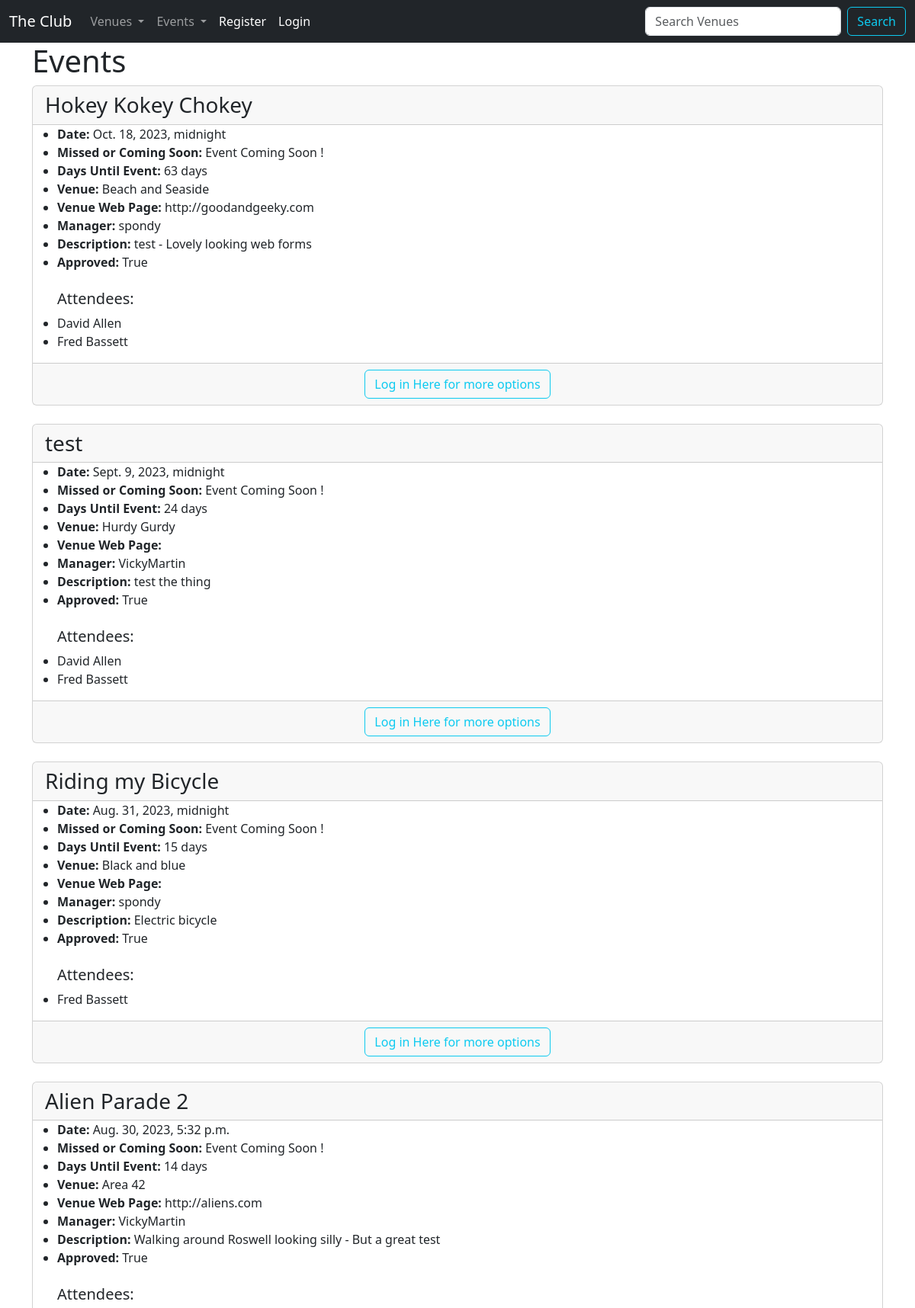
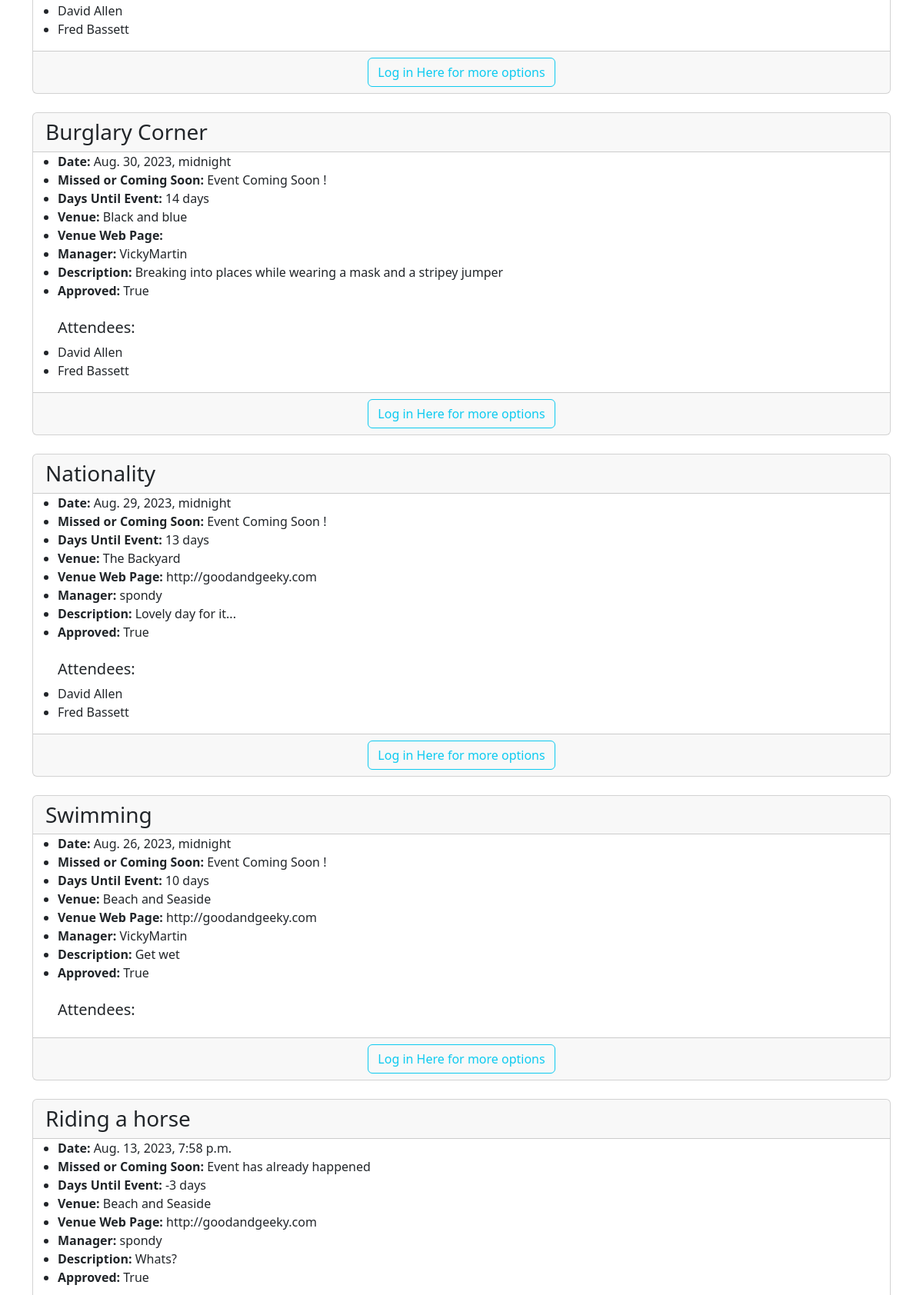
The app's page /events (upper part) with its own data (2 pictures, top to bottom).
### events/models.py (models this page shows, shortened)
class Event(models.Model):
    name = models.CharField("Event Name", max_length=120)
    event_date = models.DateTimeField("Event Date")
    venue = models.ForeignKey(Venue, blank=True, null=True, on_delete=models.CASCADE)
    manager = models.ForeignKey(User, blank=True, null=True, on_delete=models.SET_NULL)
    description = models.TextField(blank=True)
    attendees = models.ManyToManyField(MyClubUser, blank=True)
    approved = models.BooleanField("Approved", default=False)
    @property
    def Days_till(self):
        today = date.today()
        days_till = self.event_date.date() - today
        days_stripped = str(days_till).split(",", 1)[0]
        return days_stripped
    @property
    def Is_Past(self):
        today = date.today()
        if self.event_date.date() < today:
            thing = "Event has already happened"
        else:
            thing = "Event Coming Soon !"
        return thing

class Venue(models.Model):
    name = models.CharField("Venue Name", max_length=120)
    address = models.CharField(max_length=300)
    zip_code = models.CharField("Zip Code", max_length=15)
    phone = models.CharField("Contact Phone", max_length=25, blank=True)
    web = models.URLField("Website Address", blank=True)
    email_address = models.EmailField("Email Address", blank=True)
    owner = models.IntegerField("Venue Owner", blank=False, default=1)
    venue_image = models.ImageField(null=True, blank=True, upload_to="images/")
    def __str__(self):
        return self.name

class MyClubUser(models.Model):
    first_name = models.CharField(max_length=30)
    last_name = models.CharField(max_length=30)
    email = models.EmailField("User Email")
    def __str__(self):
        return self.first_name + " " + self.last_name

### events/views.py (the view)
# urls.py: path("events", views.all_events, name="list-events"),
def all_events(request):
    event_list = Event.objects.all().order_by("-event_date")
    return render(request, "events/event_list.html", {"event_list": event_list})

### events/templates/events/event_list.html
{% extends 'events/base.html' %}
{% block content %}
    <h1>Events</h1>
  {% for event in event_list %}
  {% if event.approved %}
  <div class=card>
    <h3 class=card-header>  {{ event.name }}</h3>
      <ul>
        <li><strong>Date:</strong> {{ event.event_date }}</li>
        <li><strong>Missed or Coming Soon:</strong> {{ event.Is_Past }}</li>
        <li><strong>Days Until Event:</strong> {{ event.Days_till }} </li>
        <li><strong>Venue: </strong>{{ event.venue }}</li>
        <li><strong>Venue Web Page: </strong>{{ event.venue.web }}</li>
        <li><strong>Manager: </strong>{{ event.manager }}</li>
        <li><strong>Description: </strong>{{ event.description }}</li>
        <li><strong>Approved: </strong>{{ event.approved }}</li>
        <br/>
        <h5>Attendees:</h5>
        {% for user in event.attendees.all %}
        <li>{{ user }}</li>
        {% endfor %}
      </ul>
  <div class="card-footer"><center>
{% if user.is_authenticated %}
  {% if user == event.manager %}
      <a href="{% url 'update-event' event.id %}" class="btn btn-outline-info btn-sm ">Update Event</a>
      <a href="{% url 'delete-event' event.id %}" class="btn btn-outline-danger btn-sm ">Delete Event</a>
      {% else %}
  {% endif %}
{% else %}
<a class="btn btn-outline-info" href="{% url 'login' %}">Log in Here for more options</a>
{% endif %}
      </center>
  </div>
  </div><br/>
  {% endif %}
  {% endfor %}
  <br/>
{% endblock %}

### records on screen
Event: name "Hokey Kokey Chokey", event_date "Oct. 18, 2023, midnight", Is_Past "Event Coming Soon !", Days_till "63 days", venue "Beach and Seaside", venue.web "http://goodandgeeky.com", manager "spondy", description "test - Lovely looking web forms", approved "True", shows "Log in Here for more options"
MyClubUser: first_name+last_name "David Allen"
MyClubUser: first_name+last_name "Fred Bassett"
Event: name "test", event_date "Sept. 9, 2023, midnight", Is_Past "Event Coming Soon !", Days_till "24 days", venue "Hurdy Gurdy", manager "VickyMartin", description "test the thing", approved "True", shows "Log in Here for more options"
Event: name "Riding my Bicycle", event_date "Aug. 31, 2023, midnight", Is_Past "Event Coming Soon !", Days_till "15 days", venue "Black and blue", manager "spondy", description "Electric bicycle", approved "True", shows "Log in Here for more options"
Event: name "Alien Parade 2", event_date "Aug. 30, 2023, 5:32 p.m.", Is_Past "Event Coming Soon !", Days_till "14 days", venue "Area 42", venue.web "http://aliens.com", manager "VickyMartin", description "Walking around Roswell looking silly - But a great test", approved "True", shows "Log in Here for more options"
Event: name "Burglary Corner", event_date "Aug. 30, 2023, midnight", Is_Past "Event Coming Soon !", Days_till "14 days", venue "Black and blue", manager "VickyMartin", description "Breaking into places while wearing a mask and a stripey jumper", approved "True", shows "Log in Here for more options"
Event: name "Nationality", event_date "Aug. 29, 2023, midnight", Is_Past "Event Coming Soon !", Days_till "13 days", venue "The Backyard", venue.web "http://goodandgeeky.com", manager "spondy", description "Lovely day for it...", approved "True", shows "Log in Here for more options"
Event: name "Swimming", event_date "Aug. 26, 2023, midnight", Is_Past "Event Coming Soon !", Days_till "10 days", venue "Beach and Seaside", venue.web "http://goodandgeeky.com", manager "VickyMartin", description "Get wet", approved "True", shows "Log in Here for more options"
Event: name "Riding a horse", event_date "Aug. 13, 2023, 7:58 p.m.", Is_Past "Event has already happened", Days_till "-3 days", venue "Beach and Seaside", venue.web "http://goodandgeeky.com", manager "spondy", description "Whats?", approved "True"
